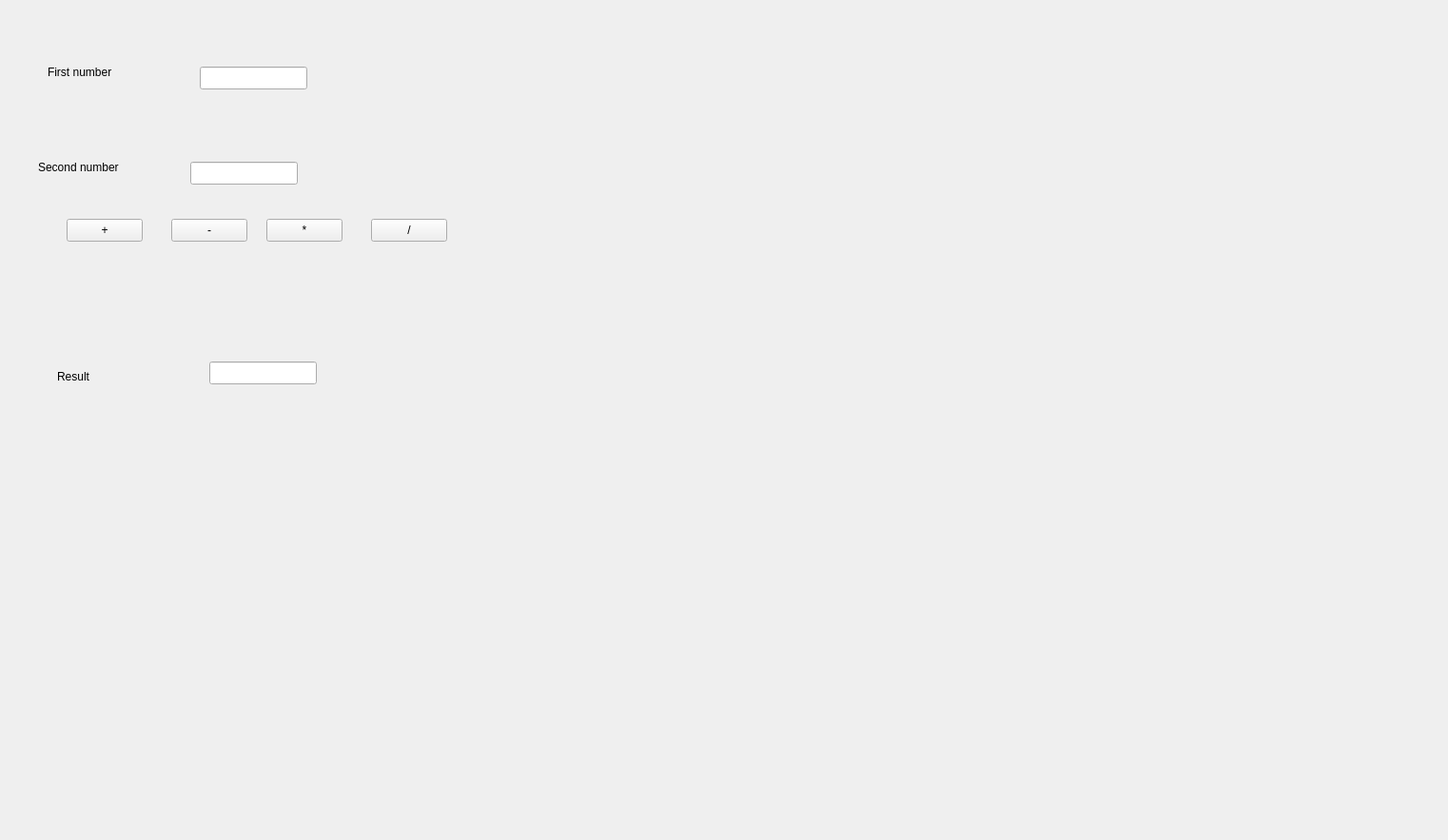
<?xml version="1.0" encoding="UTF-8"?>
<ui version="4.0">
 <class>MainWindow</class>
 <widget class="QMainWindow" name="MainWindow">
  <property name="geometry">
   <rect>
    <x>0</x>
    <y>0</y>
    <width>1522</width>
    <height>883</height>
   </rect>
  </property>
  <property name="windowTitle">
   <string>MainWindow</string>
  </property>
  <widget class="QWidget" name="centralwidget">
   <widget class="QLabel" name="labelFirstNum">
    <property name="geometry">
     <rect>
      <x>50</x>
      <y>30</y>
      <width>131</width>
      <height>91</height>
     </rect>
    </property>
    <property name="text">
     <string>First number</string>
    </property>
   </widget>
   <widget class="QLabel" name="labelSecondNum">
    <property name="geometry">
     <rect>
      <x>40</x>
      <y>130</y>
      <width>131</width>
      <height>91</height>
     </rect>
    </property>
    <property name="text">
     <string>Second number</string>
    </property>
   </widget>
   <widget class="QLineEdit" name="lineFirstNum">
    <property name="geometry">
     <rect>
      <x>210</x>
      <y>70</y>
      <width>113</width>
      <height>24</height>
     </rect>
    </property>
   </widget>
   <widget class="QLineEdit" name="lineSecondNum">
    <property name="geometry">
     <rect>
      <x>200</x>
      <y>170</y>
      <width>113</width>
      <height>24</height>
     </rect>
    </property>
   </widget>
   <widget class="QPushButton" name="buttonAdd">
    <property name="geometry">
     <rect>
      <x>70</x>
      <y>230</y>
      <width>80</width>
      <height>24</height>
     </rect>
    </property>
    <property name="text">
     <string>+</string>
    </property>
   </widget>
   <widget class="QPushButton" name="buttonSubtract">
    <property name="geometry">
     <rect>
      <x>180</x>
      <y>230</y>
      <width>80</width>
      <height>24</height>
     </rect>
    </property>
    <property name="text">
     <string>-</string>
    </property>
   </widget>
   <widget class="QPushButton" name="buttonDevide">
    <property name="geometry">
     <rect>
      <x>390</x>
      <y>230</y>
      <width>80</width>
      <height>24</height>
     </rect>
    </property>
    <property name="text">
     <string>/</string>
    </property>
   </widget>
   <widget class="QPushButton" name="buttonMultiply">
    <property name="geometry">
     <rect>
      <x>280</x>
      <y>230</y>
      <width>80</width>
      <height>24</height>
     </rect>
    </property>
    <property name="text">
     <string>*</string>
    </property>
   </widget>
   <widget class="QLabel" name="labelResult">
    <property name="geometry">
     <rect>
      <x>60</x>
      <y>350</y>
      <width>131</width>
      <height>91</height>
     </rect>
    </property>
    <property name="text">
     <string>Result</string>
    </property>
   </widget>
   <widget class="QLineEdit" name="lineResult">
    <property name="geometry">
     <rect>
      <x>220</x>
      <y>380</y>
      <width>113</width>
      <height>24</height>
     </rect>
    </property>
    <property name="readOnly">
     <bool>true</bool>
    </property>
   </widget>
  </widget>
 </widget>
 <resources/>
 <connections/>
</ui>
